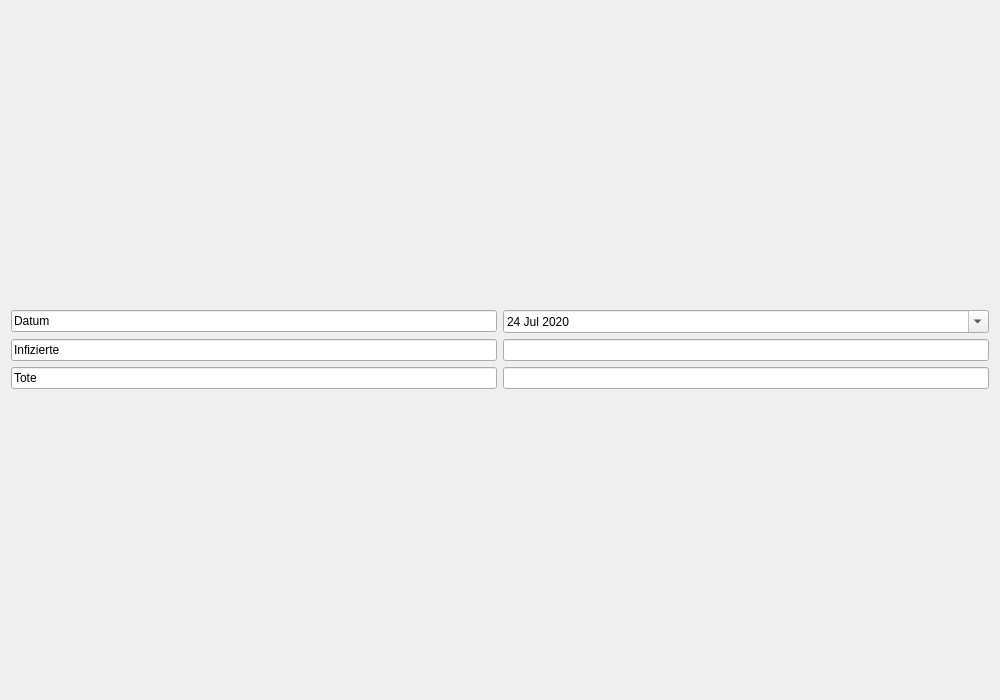
<?xml version="1.0" encoding="UTF-8"?>
<ui version="4.0">
 <class>Serbien</class>
 <widget class="QDialog" name="Serbien">
  <property name="geometry">
   <rect>
    <x>0</x>
    <y>0</y>
    <width>1000</width>
    <height>700</height>
   </rect>
  </property>
  <property name="windowTitle">
   <string>Serbien</string>
   </property>
   <layout class="QVBoxLayout" name="verticalLayout_2">
    <item>
     <layout class="QGridLayout" name="gridLayout">
      <item row="4" column="0">
       <widget class="QLineEdit" name="lineEdit">
        <property name="text">
         <string>Infizierte</string>
        </property>
        <property name="readOnly">
         <bool>true</bool>
        </property>
       </widget>
      </item>
      <item row="5" column="0">
       <widget class="QLineEdit" name="lineEdit_5">
        <property name="text">
         <string>Tote</string>
        </property>
        <property name="readOnly">
         <bool>true</bool>
        </property>
       </widget>
      </item>
      <item row="5" column="3">
       <widget class="QLineEdit" name="lineEdit_6">
        <property name="readOnly">
         <bool>true</bool>
        </property>
       </widget>
      </item>
      <item row="2" column="0">
       <widget class="QLineEdit" name="lineEdit_3">
        <property name="text">
         <string>Datum</string>
        </property>
        <property name="readOnly">
         <bool>true</bool>
        </property>
       </widget>
      </item>
      <item row="4" column="3">
       <widget class="QLineEdit" name="lineEdit_4">
        <property name="readOnly">
         <bool>true</bool>
        </property>
       </widget>
      </item>
      <item row="2" column="3">
       <widget class="QDateEdit" name="dateEdit">
        <property name="readOnly">
         <bool>false</bool>
        </property>
        <property name="buttonSymbols">
         <enum>QAbstractSpinBox::NoButtons</enum>
        </property>
        <property name="accelerated">
         <bool>false</bool>
        </property>
        <property name="minimumDateTime">
         <datetime>
          <hour>0</hour>
          <minute>0</minute>
          <second>0</second>
          <year>2020</year>
          <month>1</month>
          <day>1</day>
         </datetime>
        </property>
        <property name="currentSection">
         <enum>QDateTimeEdit::DaySection</enum>
        </property>
        <property name="calendarPopup">
         <bool>true</bool>
        </property>
        <property name="timeSpec">
         <enum>Qt::LocalTime</enum>
        </property>
        <property name="date">
         <date>
          <year>2020</year>
          <month>7</month>
          <day>24</day>
         </date>
        </property>
       </widget>
      </item>
     </layout>
    </item>
    <item>
     <layout class="QVBoxLayout" name="verticalLayout"/>
    </item>
   </layout>
  </widget>
  <resources/>
  <connections/>
 </ui>
